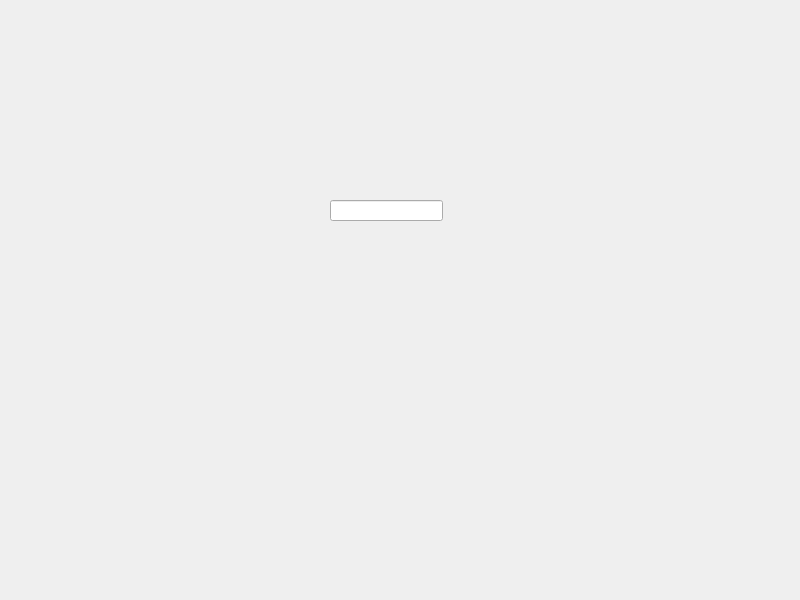
<?xml version="1.0" encoding="UTF-8"?>
<ui version="4.0">
 <class>Widget</class>
 <widget class="QWidget" name="Widget">
  <property name="geometry">
   <rect>
    <x>0</x>
    <y>0</y>
    <width>800</width>
    <height>600</height>
   </rect>
  </property>
  <property name="windowTitle">
   <string>Widget</string>
  </property>
  <widget class="QLineEdit" name="lineEdit">
   <property name="geometry">
    <rect>
     <x>330</x>
     <y>200</y>
     <width>113</width>
     <height>21</height>
    </rect>
   </property>
  </widget>
 </widget>
 <resources/>
 <connections/>
</ui>
